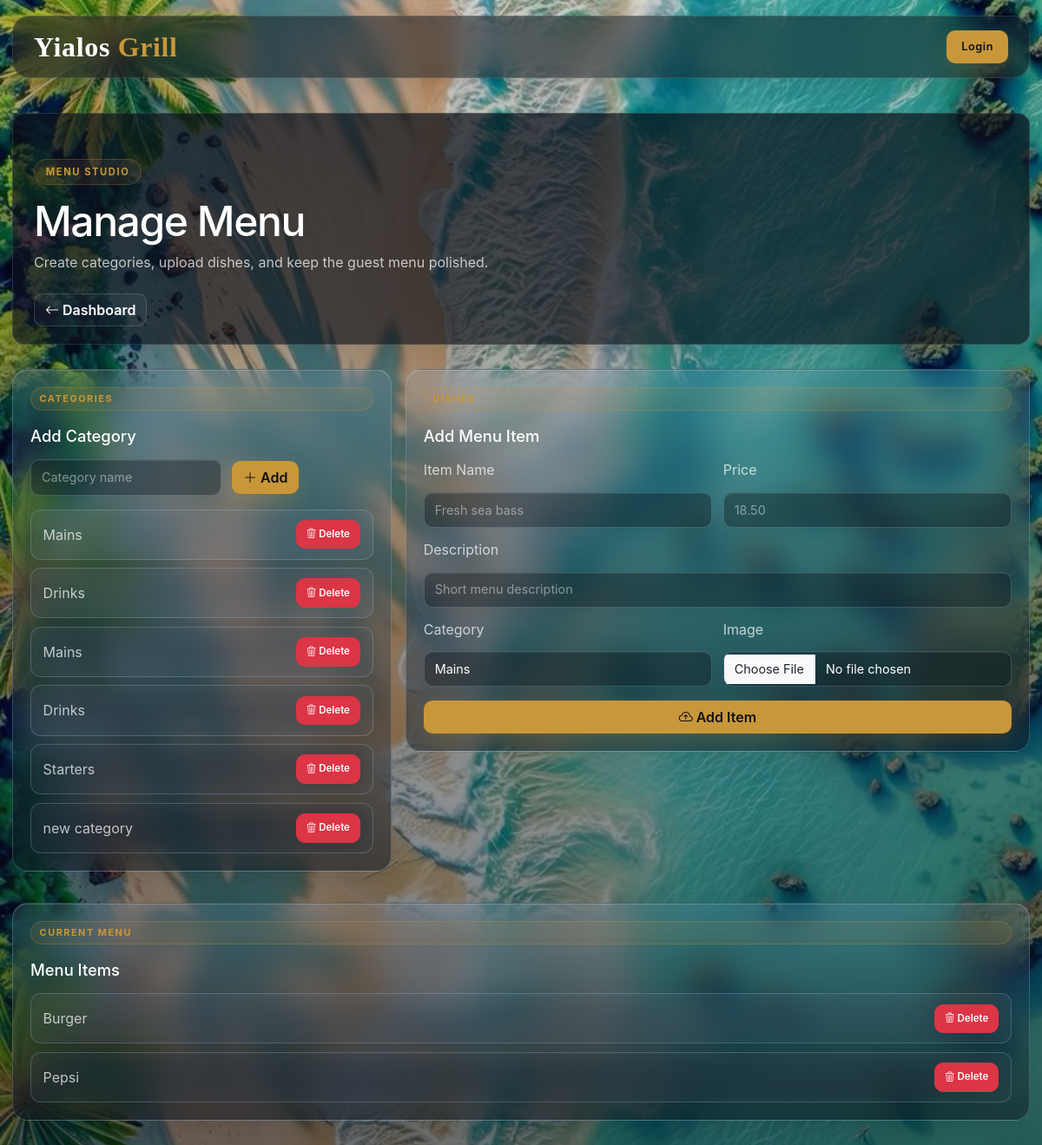
/admin/menu (signed in), run on an earlier commit of the app's database.
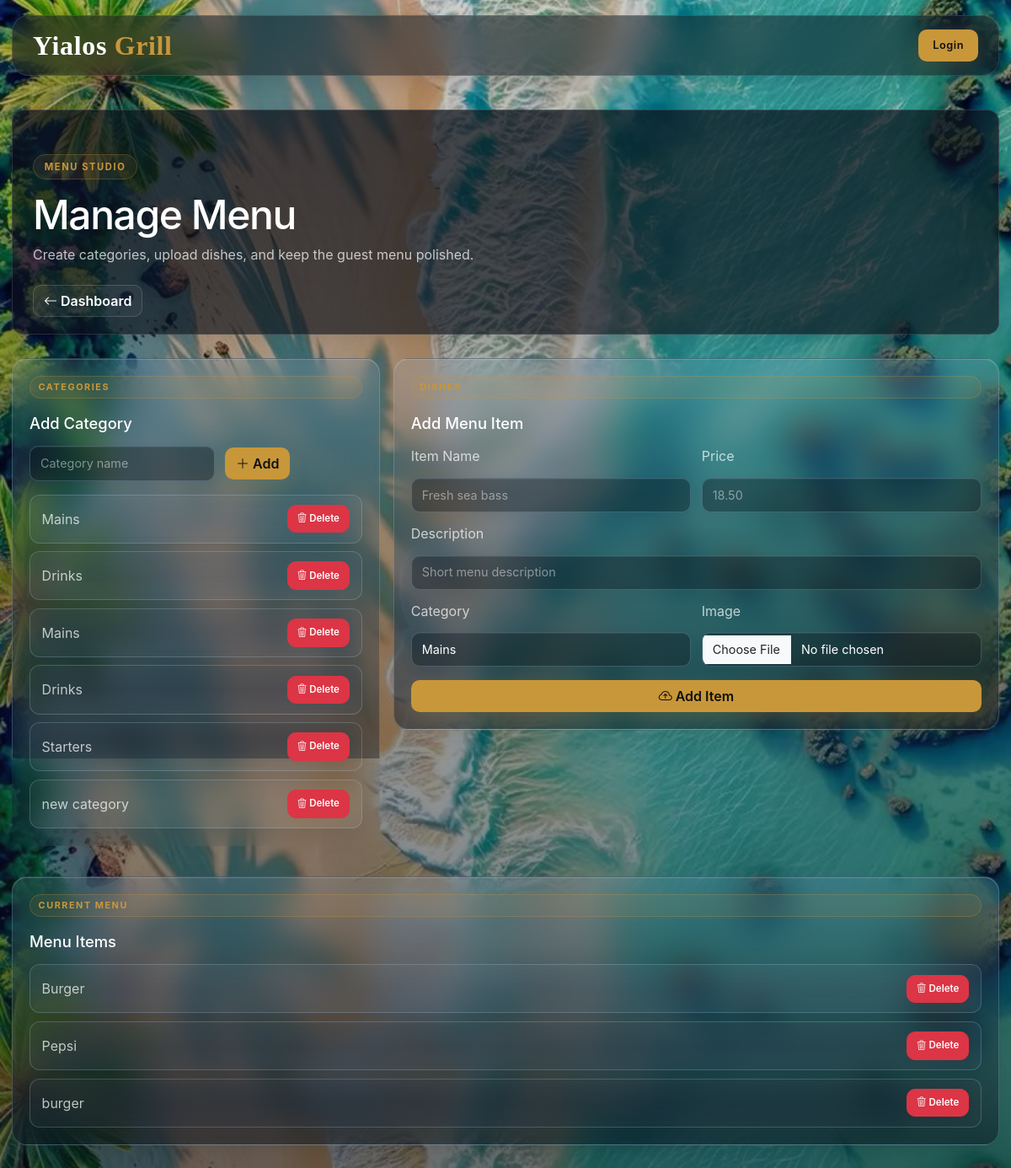
And on a later commit of the database.
### tables this page shows
CREATE TABLE category(id integer primary key autoincrement, name varchar not null);

CREATE TABLE menu_item(
    id INTEGER PRIMARY KEY AUTOINCREMENT,
    name VARCHAR NOT NULL,
    description TEXT,
    price DECIMAL,
    is_available BOOLEAN,
    category_id INTEGER, image_path VARCHAR,
    FOREIGN KEY (category_id) REFERENCES category(id)
);

### app.py (the view)
@app.route('/admin/menu')
@login_required
def admin_menu():
    categories = get_category()
    menus = get_menu_item()
    return render_template('admin_menu.html', categories=categories, menus=menus)

### app.py (called while the page is built)
def login_required(f):       # f = the function below @login_required
    @wraps(f)                # keep original function name
    def decorated(*args, **kwargs):  # catch ALL arguments Flask passes
        if not session.get('logged_in'):  # check if logged in
            return redirect('/login')      # not logged in → send to login
        return f(*args, **kwargs)          # logged in → run the real function
    return decorated                       # return the wrapped function

### database.py (called while the page is built)
def get_category():
    conn = get_connection()
    cursor = conn.cursor()
    cursor.execute('select * from category')
    categories = cursor.fetchall()
    conn.close()
    return categories

def get_connection():
    conn = sqlite3.connect('db.sqlite3')
    conn.row_factory = sqlite3.Row
    return conn

def get_menu_item():
    conn = get_connection()
    cursor = conn.cursor()
    cursor.execute('select * from menu_item')
    items = cursor.fetchall()
    conn.close()
    return items

### templates/admin_menu.html (shortened to what the changed rows need)
{% extends "layout.html" %}
{% block content %}
<section class="page-hero admin-hero">
    <div>
        <h1>Manage Menu</h1>
        <br>
    </div>
</section>
<div class="management-grid">
    <section class="glass-panel">
        <div class="section-heading">
            <h2>Add Category</h2>
        </div>
        <div class="admin-list">
            {% for cate in categories %}
            <article class="admin-list-row">
                <span>{{ cate['name'] }}</span>
                <form method="POST" action="/admin/delete/category">
                    <button type="submit" class="btn btn-danger btn-sm">
                        <i class="bi bi-trash3"></i>
                        Delete
                    </button>
                </form>
            </article>
            {% else %}
            <div class="empty-inline">
                <i class="bi bi-tags"></i>
                <span>No categories yet.</span>
            </div>
            {% endfor %}
        </div>
    </section>
    <section class="glass-panel">
        <div class="section-heading">
            <h2>Add Menu Item</h2>
        </div>
    </section>
</div>
<section class="glass-panel admin-menu-list">
    <div class="section-heading">
        <h2>Menu Items</h2>
    </div>
    <div class="admin-list">
        {% for menu in menus %}
        <article class="admin-list-row menu-admin-row">
            <span>{{ menu['name'] }}</span>
            <form method="POST" action="/admin/delete/menu">
                <button type="submit" class="btn btn-danger btn-sm">
                    <i class="bi bi-trash3"></i>
                    Delete
                </button>
            </form>
        </article>
        {% else %}
        <div class="empty-inline">
            <i class="bi bi-journal-text"></i>
            <span>No menu items yet.</span>
        </div>
        {% endfor %}
    </div>
</section>
{% endblock %}

What changed in the data, as far as the page shows it:
added menu_item: name "burger"
